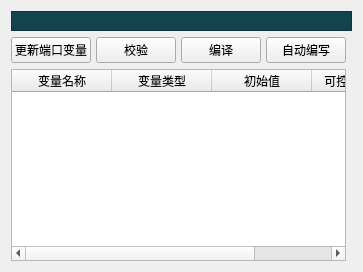
        <widget class="QWidget" name="Tab_4">
         <property name="styleSheet">
          <string notr="true">#Tab_4{background-color: rgba(19, 67, 79, 1);
    border-color: rgba(19, 67, 79, 1);
    border: 0px solid rgba(61, 255, 255,0.4);
    margin: 2px;}

QGroupBox{
	background-color: rgba(16, 57, 70, 1);
	border: 0px solid rgb(111, 255, 255);
	margin-top:3.3ex;
	color: rgba(102, 249, 247, 1);
	font: 12pt &quot;微软雅黑&quot;;
}

QGroupBox::title{
	subcontrol-origin: margin;
	subcontrol-position: top center;
	background-color: rgba(19, 67, 79, 1);
	padding: 7 10000px;
}

QLineEdit{
	background-color: rgba(255, 255, 255,0.2);
	border-width:0;
	border-style:outset;
	color: rgba(102, 249, 247, 1);
	font: 12pt &quot;微软雅黑&quot;;
}

QLabel{
	color: rgba(102, 249, 247, 1);
	font: 12pt &quot;微软雅黑&quot;;
}

QRadioButton{
	color: rgba(102, 249, 247, 1);
	font: 12pt &quot;微软雅黑&quot;;
}

QRadioButton::indicator{
	border-color: rgba(255, 255, 255,0);
	background:transparent;
}


QRadioButton::indicator:checked{
	border-image:url(:/widget/images/green.png)
}

QRadioButton::indicator:unchecked{
	border-image:url(:/widget/images/unchecked.png)
}

QToolButton{
	border: 2px solid rgba(61, 255, 255,0.4);
	background-color: rgba(12, 34, 45, 0.6);
	font: 10pt &quot;微软雅黑&quot;;
	color: rgba(102, 249, 247, 1);
	text-align：center;
}

QToolButton::disabled{
	border: 0px;
	color: rgba(102, 249, 247, 0.3);
	text-align：center;
}

QToolButton::pressed{
	border: 2px solid rgba(61, 255, 255,0.8);
	background-color: rgba(12, 34, 45, 1);
	font: 12pt &quot;微软雅黑&quot;;
}

QToolButton::hover{
	border: 2.5px solid rgba(61, 255, 255,0.8);
	background-color: rgba(12, 34, 45, 0.6);
	font: 75 12pt &quot;微软雅黑&quot;;
}

QDoubleSpinBox{
	border: 0px solid rgba(61, 255, 255,0.4);
	background-color: rgba(255, 255, 255, 0.2);
	font: 12pt &quot;Times New Roman&quot;;
	color: rgba(102, 249, 247, 1);
	text-align：center;
	padding-left:10px;
}</string>
         </property>
         <attribute name="title">
          <string>T语言模型</string>
         </attribute>
         <layout class="QGridLayout" name="gridLayout_6">
          <item row="1" column="0">
           <widget class="QWidget" name="widget_3" native="true">
            <property name="maximumSize">
             <size>
              <width>16777215</width>
              <height>30</height>
             </size>
            </property>
            <layout class="QHBoxLayout" name="horizontalLayout_5">
             <property name="spacing">
              <number>5</number>
             </property>
             <property name="leftMargin">
              <number>0</number>
             </property>
             <property name="topMargin">
              <number>0</number>
             </property>
             <property name="rightMargin">
              <number>0</number>
             </property>
             <property name="bottomMargin">
              <number>0</number>
             </property>
             <item>
              <widget class="QPushButton" name="BtnUpdatePortVars">
               <property name="text">
                <string>更新端口变量</string>
               </property>
              </widget>
             </item>
             <item>
              <widget class="QPushButton" name="BtnCheck">
               <property name="text">
                <string>校验</string>
               </property>
              </widget>
             </item>
             <item>
              <widget class="QPushButton" name="BtnCompile">
               <property name="text">
                <string>编译</string>
               </property>
              </widget>
             </item>
             <item>
              <widget class="QPushButton" name="BtnAutoGenerate">
               <property name="toolTip">
                <string>使用 AI 自动生成 T 语言模型</string>
               </property>
               <property name="text">
                <string>自动编写</string>
               </property>
              </widget>
             </item>
            </layout>
           </widget>
          </item>
          <item row="2" column="0">
           <widget class="QTableWidget" name="tableWidgetStructure">
            <property name="maximumSize">
             <size>
              <width>16777215</width>
              <height>200</height>
             </size>
            </property>
            <property name="styleSheet">
             <string notr="true">/*设置表格中网格的颜色*/
QTableView{
	gridline-color: rgb(38, 50, 70);
}
QHeaderView::section{
	background-color:rgba(9, 28, 36, 245);
	border:0.5px solid rgb(38,50,70);
    padding-left: 0px;
	color:rgba(255,255,255,200);
	
}
border:0px;
font: 75 11pt &quot;微软雅黑&quot;;
background: transparent; 
color: rgb(255, 255, 255);
selection-background-color: rgb(102, 249, 247)
</string>
            </property>
            <attribute name="verticalHeaderVisible">
             <bool>false</bool>
            </attribute>
            <column>
             <property name="text">
              <string>变量名称</string>
             </property>
            </column>
            <column>
             <property name="text">
              <string>变量类型</string>
             </property>
            </column>
            <column>
             <property name="text">
              <string>初始值</string>
             </property>
            </column>
            <column>
             <property name="text">
              <string>可控制/可观测</string>
             </property>
            </column>
           </widget>
          </item>
          <item row="0" column="0" colspan="2">
           <widget class="QFrame" name="frame_Edit">
            <property name="styleSheet">
             <string notr="true">background-color: rgba(19, 67, 79, 1);</string>
            </property>
            <property name="frameShape">
             <enum>QFrame::StyledPanel</enum>
            </property>
            <property name="frameShadow">
             <enum>QFrame::Raised</enum>
            </property>
            <layout class="QGridLayout" name="gridLayout_11">
             <item row="0" column="0">
              <layout class="QVBoxLayout" name="TEditLayout"/>
             </item>
            </layout>
           </widget>
          </item>
         </layout>
        </widget>
